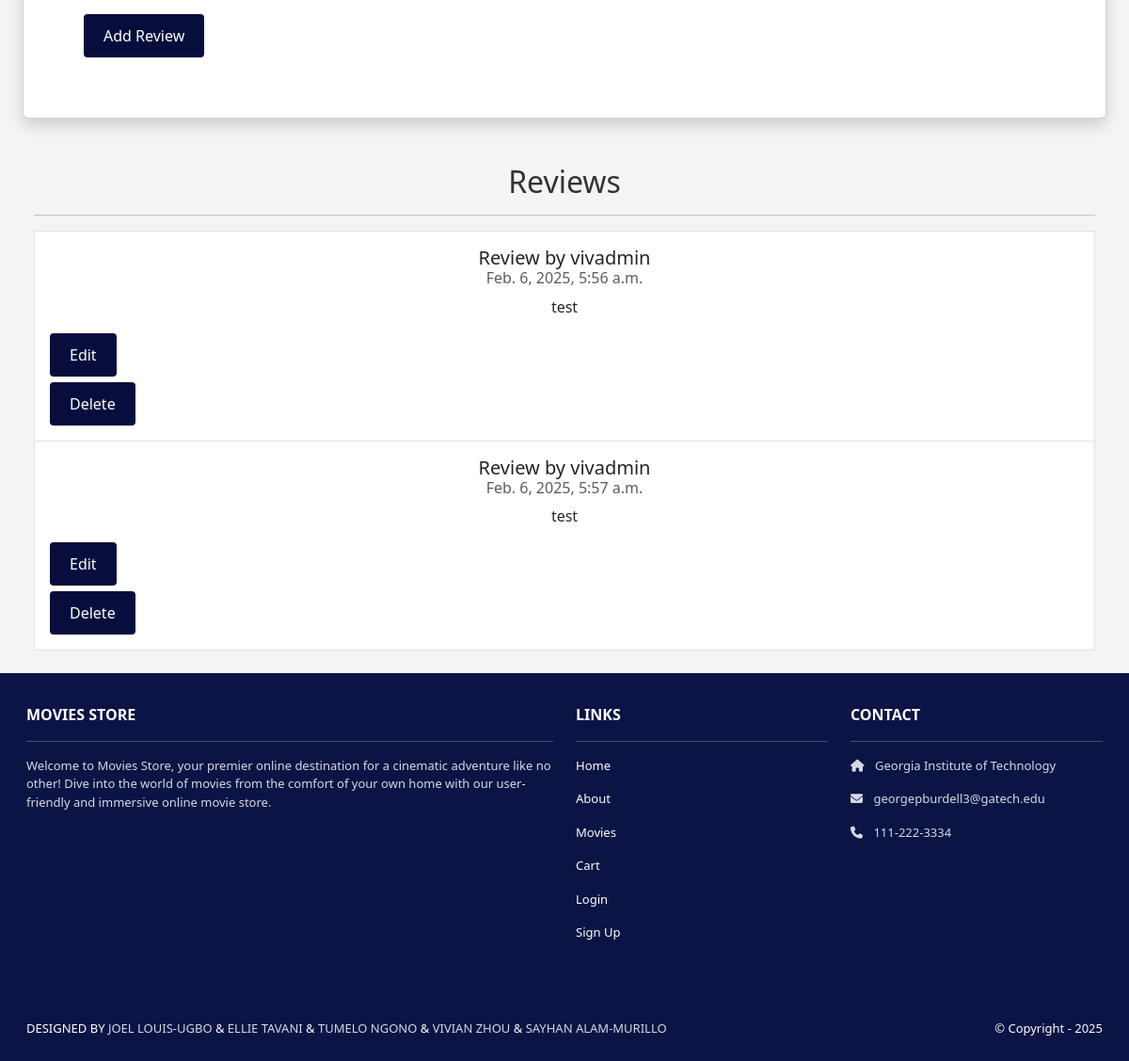
Page /moviepage/movie/tt26743210/ (signed in, lower part) on the earlier database version.
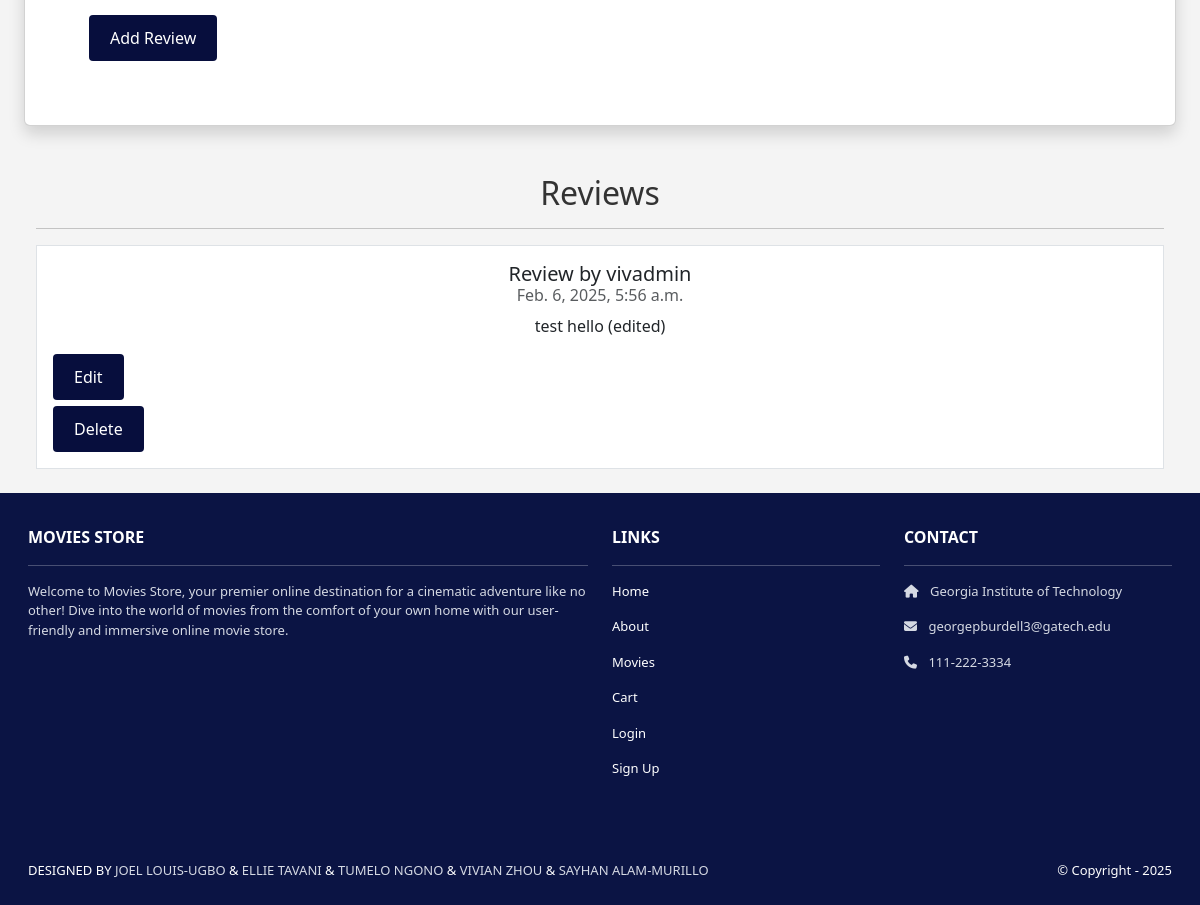
Same page on the later database version.
### moviepage/models.py (models this page shows, shortened)
class Review(models.Model):
    comment = models.CharField(max_length=255)
    date = models.DateTimeField(auto_now_add=True)
    movie = models.ForeignKey(Movie, on_delete=models.CASCADE)
    user = models.ForeignKey(User, on_delete=models.CASCADE)

### moviepage/views.py (the view)
# urls.py: path('movie/<movie_id>/', views.movie_detail, name='movie_detail'),
def movie_detail(request, movie_id):
    movie = get_object_or_404(Movie, imdb_id=movie_id)
    reviews = Review.objects.filter(movie=movie)
    return render(request, 'moviepage/movie_detail.html', {'movie': movie, 'reviews': reviews})

### moviepage/templates/moviepage/movie_detail.html (shortened to what this page needs)
{% extends 'base.html' %}
{% load static %}
{% block content %}
<link rel="stylesheet" href="{% static 'moviepage/movie_detail.css' %}">
<div class="container mt-4">
    <div class="row mt-3">
        <div class="col text-center">
            <ul class="list-group">
                {% if user.is_authenticated %}
                <div class="container mt-4">
                    <div class="row justify-content-center">
                        <div class="col-12">
                            <div class="card shadow p-3 mb-4 rounded">
                                <div class="card-body">
                                    <br /><br />
                                    <form method="POST" action= "{% url 'moviepage.create_review' movie.imdb_id %}">
                                        <div class="text-center">
                                            <button type="submit"
                                                    class="btn bg-dark text-white">
                                                Add Review
                                            </button>
                                        </div>
                                    </form>
                                </div>
                            </div>
                        </div>
                    </div>
                </div>
                {% endif %}
                <div class="reviews">
                <h2>Reviews</h2>
                <hr />
                {% for review in reviews %}
                <li class="list-group-item pb-3 pt-3">
                    <h5 class="card-title">
                        Review by {{ review.user.username }}
                    </h5>
                    <h6 class="card-subtitle mb-2 text-muted">
                        {{ review.date }}
                    </h6>
                    <p class="card-text">{{ review.comment }}</p>
                    {% if user.is_authenticated and user == review.user %}
                    <div class="edit">
                        <a class="btn bg-dark text-white"
                            href="{% url 'moviepage.edit_review' movie.imdb_id review.id %}">Edit
                        </a>
                    </div>
                    <a class="btn bg-red text-white" href="{% url 'moviepage.delete_review' movie.imdb_id review.id  %}">Delete</a>
                    {% endif %}
                </li>
                {% endfor %}
                </div>
            </ul>
        </div>
    </div>
</div>
{% endblock %}

Differences in the rows shown:
removed Review: user.username "vivadmin", date "Feb. 6, 2025, 5:57 a.m.", comment "test", shows "Edit"
changed Review "vivadmin": comment "test" → "test hello (edited)"
